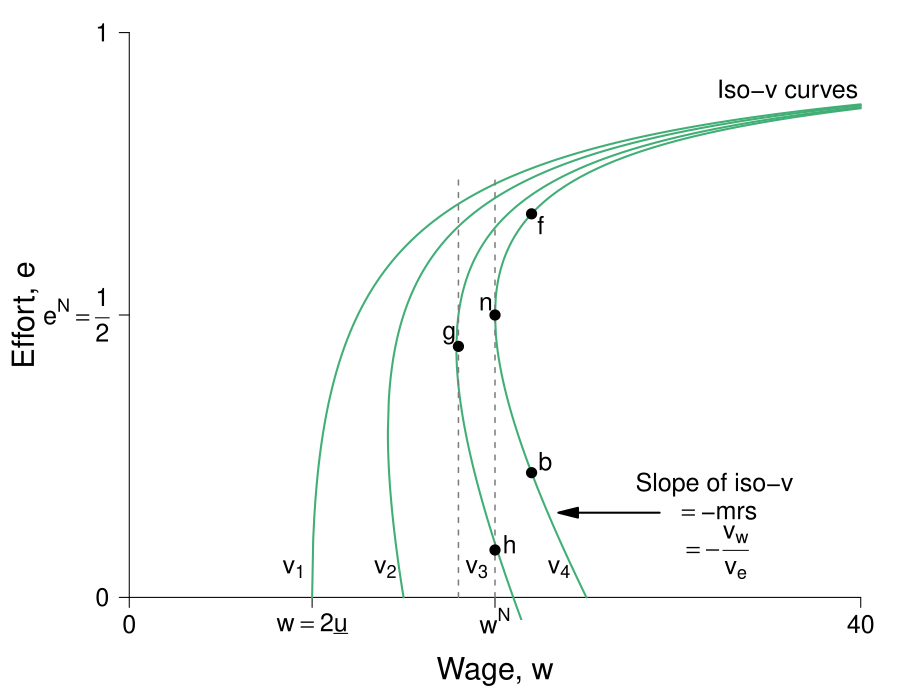

Write the R code that produced this figure.
require(shape)
pdf(file = "employment/employment_brf_pc_leftpanelv2.pdf", width = 9, height = 7)

#Set parameters for graphics
axislabelsize <- 1.8
labelsize <- 1.5
namesize <- 1.8
annotatesize <- 1.5
graphlinewidth <- 2
segmentlinewidth <- 1.5

COL <- c("#7fc97f", "#beaed4", "#fdc086", "#ffff99", "#386cb0", "#f0027f", "#bf5b17", "#666666")
COLA <- c("#e0f3db", "#99d8c9","#66c2a4","#41ae76", "#238b45", "#005824")
COLB <- c("#c6dbef", "#4eb3d3", "#2b8cbe", "#0868ac","#084081")
COLC <- c("#fcfbfd", "#efedf5", "#dadaeb", "#bcbddc", "#9e9ac8", "#807dba", "#6a51a3", "#54278f", "#3f007d")
grays <- gray.colors(25, start = 1, end = 0)

#The equation is below when v = 0. See Wolfram Alpha output. 
isov <- function(p, delta = 5) {
  (p - delta)/p
}

isovhigh1 <- function(p, delta = 5, v = 5){
  (sqrt(p^2 - 4 * delta * v) - p + 2*v)/( 2 * v )
}

isovlow1 <- function(p, delta = 5, v = 5){
  (-sqrt(p^2 - 4 * delta * v) - p + 2*v)/( 2 * v )
}

isovhigh2 <- function(p, delta = 5, v = 10){
  (sqrt(p^2 - 4 * delta * v) - p + 2*v)/( 2 * v )
}

isovlow2 <- function(p, delta = 5, v = 10){
  (-sqrt(p^2 - 4 * delta * v) - p + 2*v)/( 2 * v )
}

isovhigh3 <- function(p, delta = 5, v = 15){
  (sqrt(p^2 - 4 * delta * v) - p + 2*v)/( 2 * v )
}

isovlow3 <- function(p, delta = 5, v = 15){
  (-sqrt(p^2 - 4 * delta * v) - p + 2*v)/( 2 * v )
}

isovhigh4 <- function(p, delta = 5, v = 15){
  (sqrt(p^2 - 4 * delta * v) - p + 2*v)/( 2 * v )
}

isovlow4 <- function(p, delta = 5, v = 15){
  (-sqrt(p^2 - 4 * delta * v) - p + 2*v)/( 2 * v )
}

brfFn <- function(w, delta = 5) {
  1 - (2*delta) /w
}

#This is evaluated for p = 12; q = 12/(8*sqrt(12^2 - 4*delta1*v1)) - 1/8 for the slope
#At p = 12; q = (-sqrt(12^2 - 4*v1*delta1) - 12 + 2*v1)/(2*v1) = 0.799
tangencyLine <- function(p){
  (p*(0.05))
}



#COL <- c("#bae4b3", "#74c476", "#238b45")
#COL <- c("#f7fcf0", "#e0f3db", "#ccebc5", "#a8ddb5", "#7bccc4", "#4eb3d3", "#2b8cbe", "#08589e")
COL <- c("#f7fcf5", "#e5f5e0", "#c7e9c0", "#a1d99b", "#74c476", "#41ab5d", "#238b45", "#005a32")
par(mar =  c(4, 5, .5, .5))

xlims <- c(0, 40)
ylims <- c(0, 1)

plot(0, 0, xlim = xlims, ylim = ylims, type = "n",
     xlab = "",
     ylab = "",
     xaxt = "n", yaxt = "n", cex.lab = axislabelsize, bty = "n")

mtext(expression(paste("Wage, ", w)), side=1, line = 2.5, cex = axislabelsize)
text(-5.7, ylims[2] - 0.5*(ylims[2] - ylims[1]), expression(paste("Effort, ", e)), xpd = TRUE, cex = axislabelsize, srt = 90) 


npts <- 500 
npts2 <- 501
#Specify the sequences of points for graphing. 
xx0 <- seq(5, xlims[2], length.out = npts)
xx1 <- seq(10, xlims[2], length.out = npts)
xx2 <- seq(xlims[1], 15, length.out = npts)
xx3 <- seq(10, xlims[2], length.out = npts2)
xx4 <- seq(xlims[1], 10, length.out = npts2)
#For below, I solved sqrt(p^2 - 200) - p + 200/p = 0, getting p = 10*sqrt(2) = 14.14214
xx5 <- seq(14.14214, xlims[2], length.out = npts2)
xx6 <- seq(14.14214, 15, length.out = npts2)


xx7 <- seq(17.889, xlims[2], length.out = npts2)
xx8 <- seq(14.5, 22, length.out = npts2)

xx9 <- seq(20, xlims[2], length.out = npts2)
xx10 <- seq(xlims[1], 25, length.out = npts2)

#Customize ticks and labels for the plot
ticksy <- c(0, 0.5, 1)
ylabels <- c(0, expression(paste(e^N == frac(1,2))), 1)
ticksx <- c(0, 10, 20, 40)
xlabels <- c(0, expression(paste(w == 2*underline("u"))), expression(paste(w^N)) , 40)
axis(1, at = ticksx, pos = 0, labels = xlabels, cex.axis = labelsize)
axis(2, at = ticksy, pos = 0, labels = ylabels, las = 1, cex.axis = labelsize)

#Annotation of the three graphs and the NE

# text(3.4, 0.05, expression(paste(v[0] == z)), cex = annotatesize)
text(9.0, 0.05, expression(paste(v[1])), cex = annotatesize)
text(14, 0.05, expression(paste(v[2])), cex = annotatesize)
text(19, 0.05, expression(paste(v[3])), cex = annotatesize)
text(23.5, 0.05, expression(paste(v[4])), cex = annotatesize)
#text(21, 0.48, expression(paste("n")), cex = annotatesize)
#text(33, 0.58, expression(paste("Best-response function")), cex = annotatesize)
text(36, 0.9, expression(paste("Iso-v curves")), cex = annotatesize)

#Lines for the coordinates of the Nash equilbrium
#segments(10, 0, 10, 0.175, lty = 2, col = grays[22], lwd = segmentlinewidth)
#segments(20, 0, 20, ylims[2], lty = 2, col = grays[20], lwd = segmentlinewidth)
#segments(0, 0.5, 20, 0.5, lty = 2, col = grays[20], lwd = segmentlinewidth)
#segments(14.14214, 0.15, 14.14214, 0.45, lty = 2, col = grays[22], lwd = segmentlinewidth)
#segments(17.889, 0.3, 17.889, 0.6, lty = 2, col = grays[22], lwd = segmentlinewidth)

#Draw the lines for the graphs
#lines(xx0, isov(xx0, delta = 5), col = COLA[4], lwd = graphlinewidth)
#lines(xx1, brfFn(xx1), col = COLA[5], lwd = graphlinewidth)
#lines(xx2, tangencyLine(xx2), col = "darkgrey", lwd = segmentlinewidth, lty = 2)
lines(xx3, isovhigh1(xx3, v = 5, delta = 5), col = COLA[4], lwd = graphlinewidth)
lines(xx4, isovlow1(xx4, v = 5, delta = 5), col = COLA[4], lwd = graphlinewidth)
lines(xx5, isovhigh2(xx5, v = 10, delta = 5), col = COLA[4], lwd = graphlinewidth)
lines(xx6, isovlow2(xx6, v = 10, delta = 5), col = COLA[4], lwd = graphlinewidth)
lines(xx7, isovhigh3(xx7, v = 16, delta = 5), col = COLA[4], lwd = graphlinewidth)
lines(xx8, isovlow3(xx8, v = 16, delta = 5), col = COLA[4], lwd = graphlinewidth)
lines(xx9, isovhigh4(xx9, v = 20, delta = 5), col = COLA[4], lwd = graphlinewidth)
lines(xx10, isovlow4(xx10, v = 20, delta = 5), col = COLA[4], lwd = graphlinewidth)

#Lines for the coordinates of the Nash equilbrium
#segments(5, 0, 5, 1, lty = 2, col = "darkgray", lwd = 3)
#segments(10, 0, 10, 0.2, lty = 2, col = grays[20], lwd = segmentlinewidth)
segments(20, 0, 20, 0.75, lty = 2, col = grays[20], lwd = segmentlinewidth)
#segments(0, 0.5, 20, 0.5, lty = 2, col = grays[20], lwd = segmentlinewidth)
#segments(14.14214, 0.15, 14.14214, 0.45, lty = 2, col = "darkgray", lwd = 3)
text(19.5, 0.52, expression(n), cex = labelsize)
#text(27, 0.48, expression(paste("Incomplete contract")), cex = labelsize)
#text(27, 0.43, expression(paste("Nash equilibrium")), cex = labelsize)


#Arrows and slope of iso-v label
Arrows(29, 0.15, 24, 0.15,  col = "black", lty = 1, lwd = 2, arr.type = "triangle")
text(32, 0.2, expression(paste("Slope of iso-v")), cex = labelsize)
text(32.3, 0.15, expression(paste(phantom() == "-mrs ")), cex = labelsize)
text(32, 0.08, expression(paste(phantom() == -frac(v[w], v[e]))),cex = labelsize)



#Add a point for the NE
points(20, 0.5, pch = 16, col = "black", cex = 1.5)


segments(18, 0, 18, 0.75, lty = 2, col = grays[20], lwd = segmentlinewidth)
#segments(0, brfFn(w = 18.4), 18.4, brfFn(w = 18.4), lty = 2, col = grays[20], lwd = segmentlinewidth)
points(18, brfFn(w = 18), pch = 16, col = "black", cex = 1.5)
text(17.5, brfFn(18) + 0.02, expression(g), cex = labelsize)



#Add a point for h
#Figure out q for p = 14.14214: q = 1 - 2delta/p = 1 - (2*5)/14.14214 =  0.2928934
points(20, 0.0839422, pch = 16, col = "black", cex = 1.5)
text(20.8, 0.0939422, expression(h), cex = labelsize)

points(22, isovhigh3(22, v = 20, delta = 5), pch = 16, col = "black", cex = 1.5)
text(22 + 0.5, isovhigh3(22, v = 20, delta = 5) - 0.02, expression(f),cex = labelsize)
points(22, isovlow3(22, v = 20, delta = 5), pch = 16, col = "black", cex = 1.5)
text(22 + 0.75, isovlow3(22, v = 20, delta = 5) + 0.02, expression(b),cex = labelsize)


dev.off()
